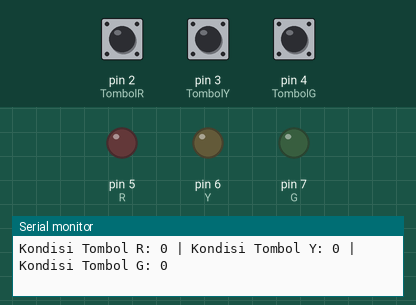
This sketch was run on a simulated Arduino Uno, built with avr-gcc and run on an emulated ATmega328P. Shown: output pins drawn as LEDs (lit = HIGH), the last lines printed to the serial monitor. The inputs (shaded band) are chosen by the test bench; at power-on: pin 2 (TombolR) LOW, pin 3 (TombolY) LOW, pin 4 (TombolG) LOW.

Above: at 1.2 s.
1.3 s: pin 2 (TombolR) pulled HIGH for 0.15 s
At 1.48 s:
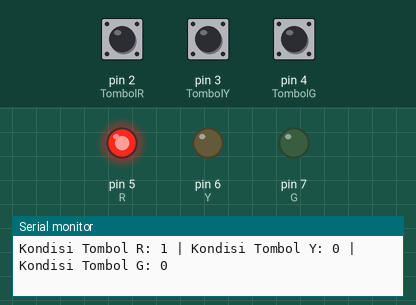
3.0 s: pin 2 (TombolR) pulled HIGH for 3.2 s
At 7.4 s:
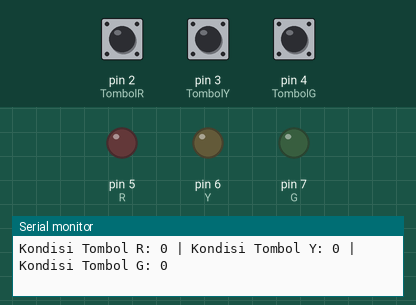
9.2 s: pin 3 (TombolY) pulled HIGH for 3.2 s
At 10.1 s:
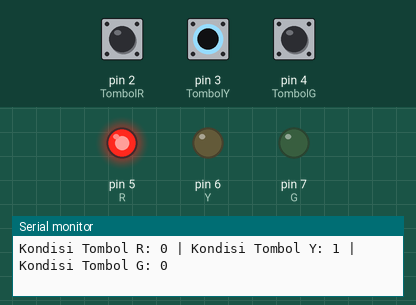
Timing chart, 0 to 14.0 s (numbered marks = the images above; inputs shaded):
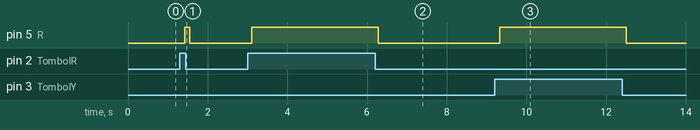

The sketch:

1.Fungsi_Tombol_OR.ino
```cpp
int TombolR = 2;
int TombolY = 3;
int TombolG = 4;

int R = 5;
int Y = 6;
int G = 7;

void setup() {
  Serial.begin(9600);
  pinMode(TombolR,INPUT);
  pinMode(TombolY,INPUT);
  pinMode(TombolG,INPUT);
  pinMode(R,OUTPUT);
  pinMode(Y,OUTPUT);
  pinMode(G,OUTPUT);
}

void loop() {
  int bacaTombolR = digitalRead(TombolR);
  int bacaTombolY = digitalRead(TombolY);
  int bacaTombolG = digitalRead(TombolG);

  Serial.print("Kondisi Tombol R: " + String(bacaTombolR));
  Serial.print(" | Kondisi Tombol Y: " + String(bacaTombolY));
  Serial.print(" | Kondisi Tombol G: " + String(bacaTombolG));
  Serial.println();

  //Logika
  if(bacaTombolR==1 || bacaTombolY==1){
    digitalWrite(R, HIGH);
//    digitalWrite(Y, HIGH);
   }else{
    digitalWrite(R, LOW);
//    digitalWrite(Y, LOW);
    } //Tombol R

//  if(bacaTombolY==1){digitalWrite(Y, HIGH);}else{digitalWrite(Y, LOW);} //Tombol Y
//  if(bacaTombolG==1){digitalWrite(G, HIGH);}else{digitalWrite(G, LOW);} //Tombol G

}
```

Measured:
- after the input at 1.3 s, pin 5 (R): LOW → HIGH after 0.12 s, → LOW 0.14 s later
- after the input at 3.0 s, pin 5 (R): LOW → HIGH after 0.11 s, → LOW 3.2 s later
- after the input at 9.2 s, pin 5 (R): LOW → HIGH after 0.13 s, → LOW 3.2 s later
